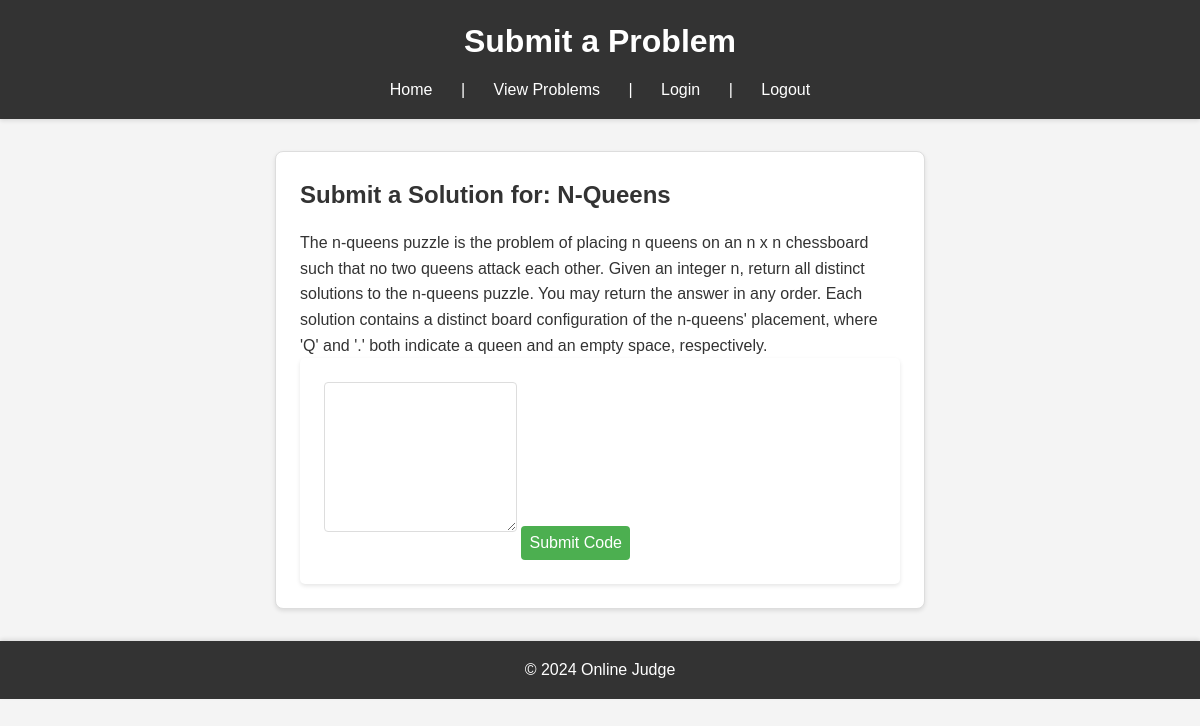
The page /problems/problems/1/ on the database its author committed.
### ide/models.py (models this page shows, shortened)
class Problem(models.Model):
    title = models.CharField(max_length=255)
    description = models.TextField()
    date_added = models.DateTimeField(auto_now_add=True)
    test_cases = models.JSONField(default=list)

### ide/views.py (the view)
# urls.py: path('problems/<int:problem_id>/', views.problem_detail, name='problem_detail'),
def problem_detail(request, problem_id):
    problem = get_object_or_404(Problem, id=problem_id)
    return render(request, 'problems/submit_problem.html', {'problem': problem})

### ide/templates/problems/submit_problem.html (shortened to what this page needs)
<!DOCTYPE html>
<html lang="en">
<head>
    {% load static %}
    <link rel="stylesheet" href="{% static 'styles.css' %}">
</head>
<body>
    <header>
        <h1>Submit a Problem</h1>
        <nav>
            <a href="{% url 'home' %}">Home</a> |
            <a href="{% url 'problem_list' %}">View Problems</a> |
            <a href="{% url 'login' %}">Login</a> |
            <a href="{% url 'logout' %}">Logout</a>
        </nav>
    </header>
    <main>
        <section>
            <h2>Submit a Solution for: {{ problem.title }}</h2>
            <p>{{ problem.description }}</p>
            <form method="post" action="{% url 'submit_code' %}">
                <textarea id="code" name="code" required></textarea>
                <button type="submit">Submit Code</button>
            </form>
        </section>
    </main>
    <footer>
        <p>&copy; 2024 Online Judge</p>
    </footer>
</body>
</html>

### ide/static/styles.css (style rules this page uses)
body, h1, h2, p, form, input, textarea, button { margin: 0; padding: 0; box-sizing: border-box; }
body { font-family: Arial, sans-serif; line-height: 1.6; color: #333; margin: 0; padding: 0; background-color: #f4f4f4; }
header { background: #333; color: #fff; padding: 1rem 0; box-shadow: 0 2px 4px rgba(0,0,0,0.1); }
header h1 { text-align: center; margin: 0; }
main { padding: 2rem; }
section { background: #fff; border: 1px solid #ddd; border-radius: 8px; box-shadow: 0 2px 4px rgba(0, 0, 0, 0.1); padding: 1.5rem; max-width: 600px; margin: 0 auto; }
h2 { color: #333; margin-bottom: 1rem; }
form { background: #fff; padding: 1.5rem; border-radius: 5px; box-shadow: 0 2px 4px rgba(0,0,0,0.1); }
input, textarea { padding: 0.5rem; margin-bottom: 1rem; border: 1px solid #ddd; border-radius: 4px; }
button { padding: 0.5rem; border: none; border-radius: 4px; background: #4CAF50; color: #fff; font-size: 1rem; cursor: pointer; }
footer { background: #333; color: #fff; padding: 1rem 0; text-align: center; box-shadow: 0 -2px 4px rgba(0,0,0,0.1); }
nav { text-align: center; margin-top: 10px; }
nav a { color: #fff; text-decoration: none; padding: 0.5rem 1rem; margin: 0 0.5rem; }
textarea { height: 150px; resize: vertical; }

### rows shown on the page
Problem: title "N-Queens", description "The n-queens puzzle is the problem of placing n queens on an n x n chessboard such that no two queens attack each other. Given an integer n, return all distinct solutions to the n-queens puzzle. You may return the answer in any order. Each solution contains a distinct board configuration of the n-queens' placement, where 'Q' and '.' both indicate a queen and an empty space, respectively."
